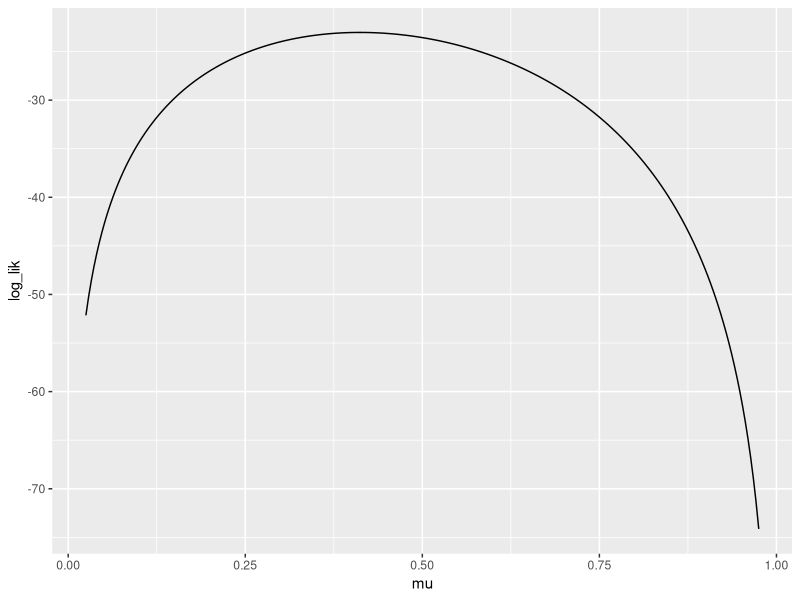
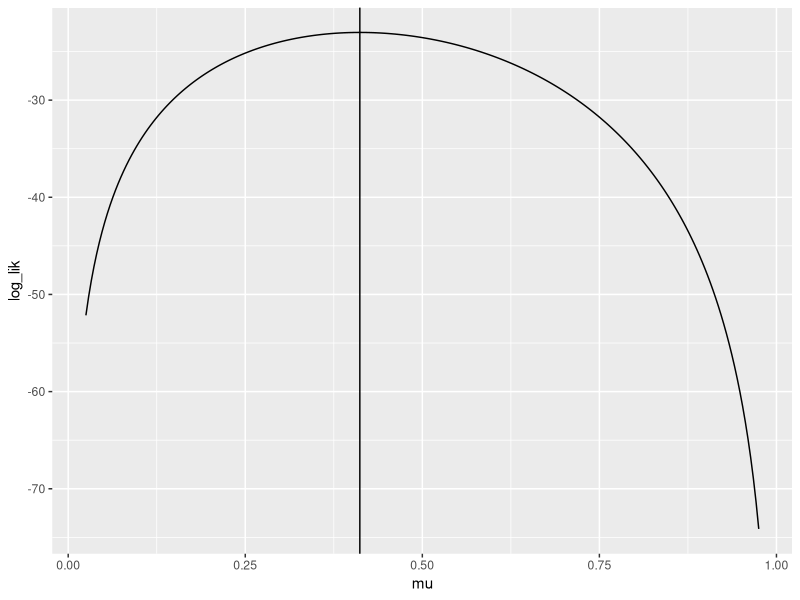
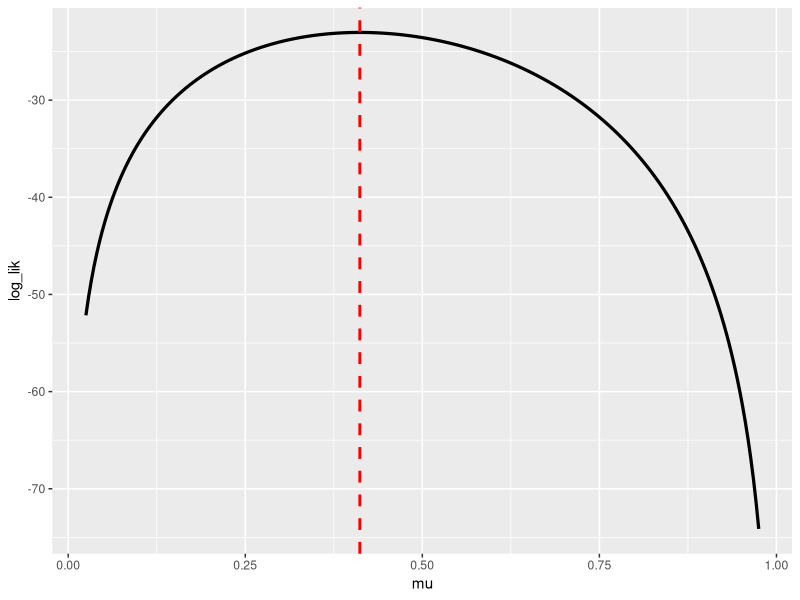
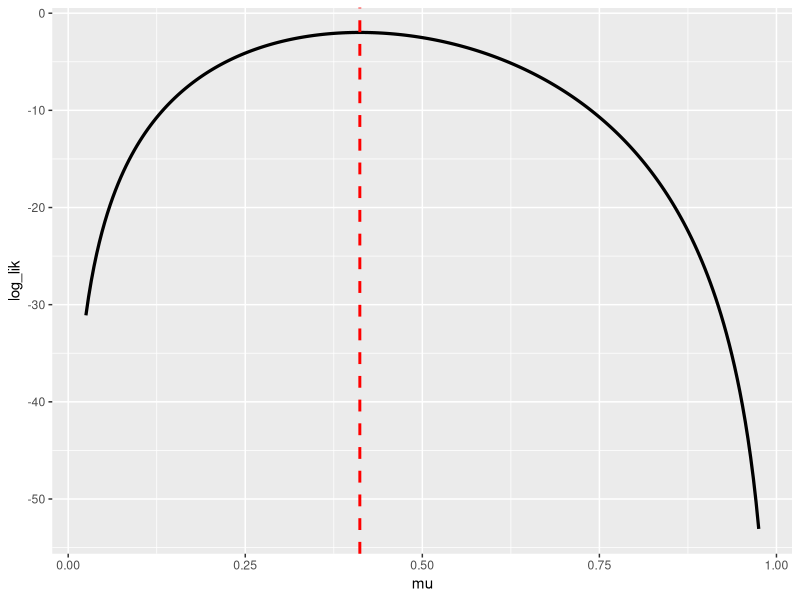
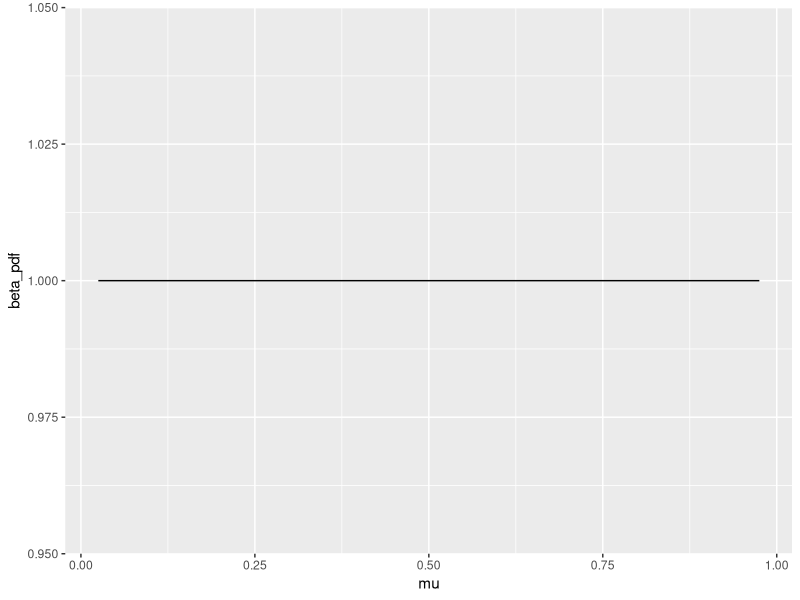
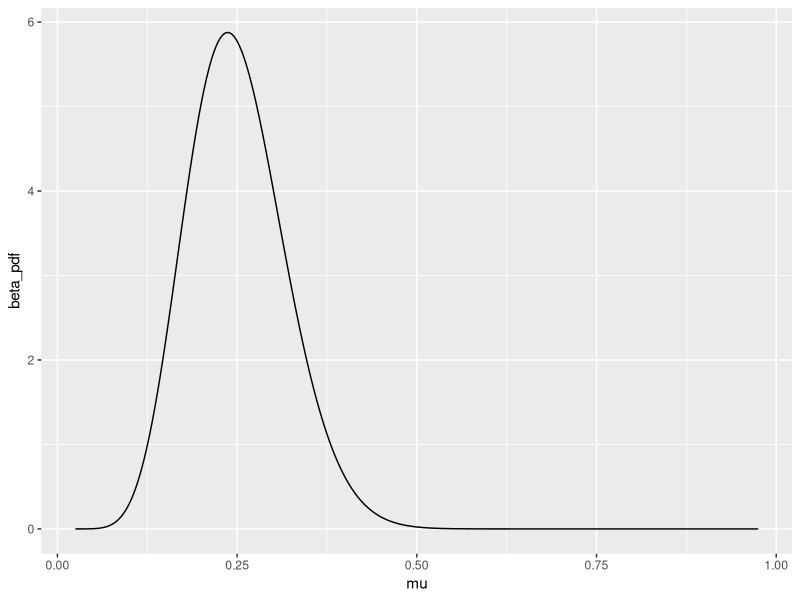
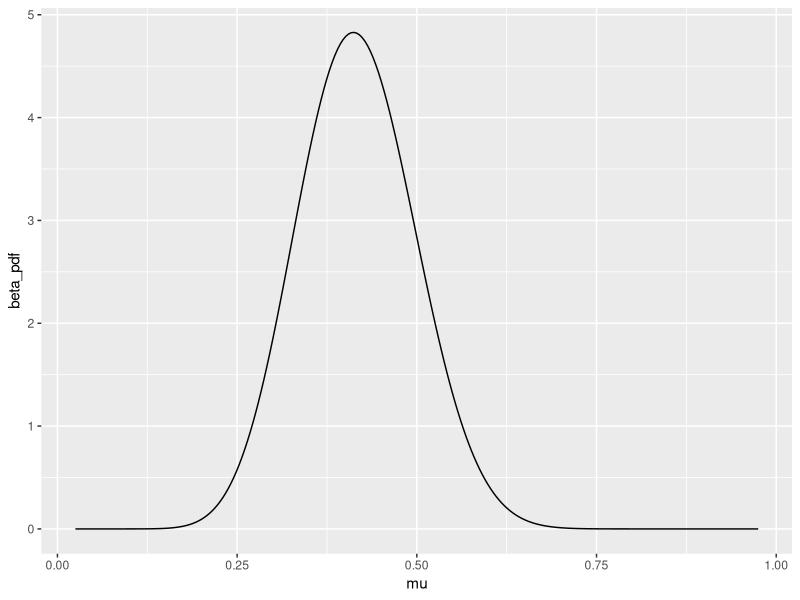
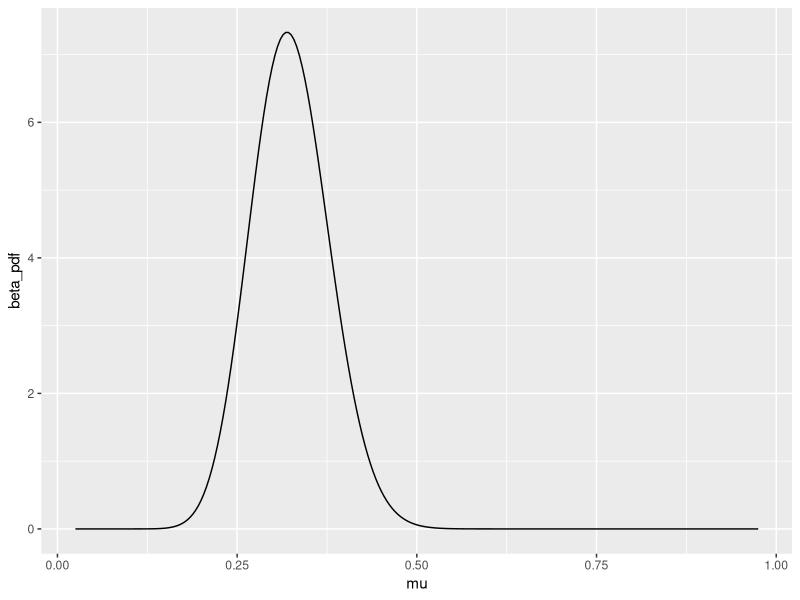

Reproduce these figures in R, in order.
## ---- chunk 1
knitr::opts_chunk$set(echo = TRUE)
## ---- chunk 2
library(tidyverse)
## ---- chunk 3
x <- c(0, 0, 0, 0,
       0, 1, 1, 0,
       1, 0, 0, 0,
       0, 1, 1, 0, 1,
       1, 0, 0, 1,
       0, 0, 1, 0,
       1, 1, 1, 0, 0,
       0, 0, 1, 1)
## ---- chunk 4
avg <- mean(x) 
## ---- chunk 5
avg
## ---- chunk 6
MLE <- mean(x)
MLE
## ---- chunk 7
log_bernoulli_pmf <- function(xobs, prob)
{
        result <- (log(prob) * xobs) + (log(1 - prob) * (1 - xobs))
        return(result)
}
## ---- chunk 8
log_bernoulli_pmf(x[1], prob = 0.25)
## ---- chunk 9
log_bernoulli_pmf(x[2], prob = 0.25)
## ---- chunk 10
log_bernoulli_pmf(x[3], prob = 0.25)
## ---- chunk 11
log_bernoulli_pmf(x[4], prob = 0.25)
## ---- chunk 12
log_bernoulli_pmf(x[5], prob = 0.25)
## ---- chunk 13
log_bernoulli_pmf(x[1:5], prob = 0.25)
## ---- chunk 14
sum(log_bernoulli_pmf(xobs = x, prob = 0.25))
## ---- chunk 15
mu_grid <- seq(from = 0.025, to = 0.975,length.out = 251)
## ---- chunk 16
for( n in 1:4 ){
  print( n )
}
## ---- chunk 17
example_vector <- rep( as.numeric(NA), 10 )

example_vector %>% class()
## ---- chunk 18
example_vector
## ---- chunk 19
seq_along(example_vector)
## ---- chunk 20
for( n in seq_along(example_vector) ){
  example_vector[n] <- n ^ 2
}
## ---- chunk 21
example_vector
## ---- chunk 22
(1:10)^2
## ---- chunk 23
log_lik_xa <- rep( as.numeric(NA), length(mu_grid))

for (n in seq_along(mu_grid)){
        
        log_lik_xa[n] <- (log(mu_grid[n]) * sum(x)) + (log(1 - mu_grid[n]) * sum(1-x))
}
## ---- chunk 24
xa_results <- tibble::tibble(
  mu = mu_grid,
  log_lik = log_lik_xa
)
## ---- chunk 25
xa_results %>% 
        ggplot(aes(x = mu,
                   y = log_lik)) +
        geom_line()
## ---- chunk 26
xa_results %>% 
        ggplot(aes(x = mu,
                   y = log_lik)) +
        geom_line() +
        geom_vline(xintercept = 0.4117647)
## ---- chunk 27
player_hits <- sum(x)
player_atbats <- length(x)
## ---- chunk 28
tibble::tibble(
  mu = mu_grid
) %>% 
  mutate(log_lik = log(mu^player_hits * (1-mu)^(player_atbats - player_hits))) %>%
        ggplot(aes(x = mu,
                   y = log_lik)) + 
        geom_line(size = 1.1) +
        geom_vline(xintercept = 0.4117647,
                   size = 1, linetype = 'dashed', color = 'red')
## ---- chunk 29
tibble::tibble(
  mu = mu_grid
              ) %>% 
  mutate(log_lik = dbinom(x = player_hits,
                          size = player_atbats,
                          prob = mu,
                          log = TRUE)) %>%
        ggplot(aes(x = mu,
                   y = log_lik)) + 
        geom_line(size = 1.1) +
        geom_vline(xintercept = 0.4117647,
                   size = 1, linetype = 'dashed', color = 'red')
## ---- chunk 30
a_uniform <- 1
b_uniform <- 1

a_inform <- 10
b_inform <- 30
## ---- chunk 31
number_of_trials_set1 <- a_uniform + b_uniform
number_of_trials_set1
number_of_trials_set2 <- a_inform + b_inform
number_of_trials_set2
## ---- chunk 32
expected_value_set1 <- a_uniform/(a_uniform+ b_uniform) 
expected_value_set1
expected_value_set2 <- a_inform/(a_inform + b_inform) 
expected_value_set2
## ---- chunk 33
tibble::tibble(
  mu = mu_grid
) %>% 
  mutate(beta_pdf = dbeta(x = mu,
                          shape1 = a_uniform,
                          shape2 = b_uniform)) %>%
        ggplot(aes(x = mu,
                   y = beta_pdf)) + 
        geom_line()
## ---- chunk 34
tibble::tibble(
  mu = mu_grid
) %>% 
  mutate(beta_pdf = dbeta(x = mu,
                          shape1 = a_inform,
                          shape2 = b_inform)) %>%
        ggplot(aes(x = mu,
                   y = beta_pdf)) + 
        geom_line()
## ---- chunk 35
a_new_uniform <- player_hits + a_uniform
a_new_uniform
b_new_uniform <- b_uniform + (player_atbats - player_hits)
b_new_uniform
## ---- chunk 36
a_new_inform <- player_hits + a_inform
a_new_inform
b_new_inform <- b_inform + (player_atbats - player_hits)
b_new_inform
## ---- chunk 37
posterior_outputs <- tibble::tibble(
  a = c(a_uniform, a_inform),
  b = c(b_uniform, b_inform),
  prior_type = c("uniform", "inform")
) %>% 
  mutate(m = player_hits,
         N = player_atbats) %>% 
  mutate(a_new = a + m,
         b_new = b + (N - m))

posterior_outputs %>% 
  mutate(post_mean = a_new /(a_new + b_new),
         post_mode = (a_new - 1) / (a_new + b_new - 2),
         post_q05 = qbeta(0.05, a_new, b_new),
         post_q95 = qbeta(0.95, a_new, b_new)) %>% 
  select(prior_type, starts_with('post_'))
## ---- chunk 38
mean_inform <- a_new_inform/(a_new_inform + b_new_inform)
paste0("the mean of the uniform prior = ", mean_inform)

mode_inform <- (a_new_inform - 1)/(a_new_inform + b_new_inform - 2)
paste0("the mode of the uniform prior = ", (mode_inform))

fifth_percentile_inform <- qbeta(0.05, 
                                  shape1 = a_new_inform, 
                                  shape2 = b_new_inform) 
paste0("the fifth percentile of the inform prior = ", (fifth_percentile_inform))

nintyfivethe_percentile_inform <- qbeta(0.95, 
                                         shape1 = a_new_inform, 
                                         shape2 = b_new_inform) 
paste0("the 95th percentile of the inform prior = ", (nintyfivethe_percentile_inform))


## ---- chunk 39
tibble::tibble(
  mu = mu_grid
) %>% 
  mutate(beta_pdf = dbeta(x = mu,
                          shape1 = a_new_uniform,
                          shape2 = b_new_uniform)) %>%
        ggplot(aes(x = mu,
               y = beta_pdf)) +
        geom_line()
## ---- chunk 40
tibble::tibble(
  mu = mu_grid
) %>% 
  mutate(beta_pdf = dbeta(x = mu,
                          shape1 = a_new_inform,
                          shape2 = b_new_inform)) %>%
        ggplot(aes(x = mu,
               y = beta_pdf)) +
        geom_line()
## ---- chunk 41
tibble::tibble(
  mu = mu_grid
) %>% 
  mutate(beta_pdf_inform = dbeta(x = mu,
                          shape1 = a_new_inform,
                          shape2 = b_new_inform),
         beta_pdf_uniform = dbeta(x = mu,
                          shape1 = a_new_uniform,
                          shape2 = b_new_uniform)) %>%
        ggplot(aes(x = mu)) +
        geom_line(aes(y = beta_pdf_uniform)) + 
        geom_line(aes(y = beta_pdf_inform), linetype = 'dashed')
## ---- chunk 42
season_hits <- 62

season_atbats <- 284
## ---- chunk 43
a_new_uniform_season <- season_hits + a_uniform
a_new_uniform_season
b_new_uniform_season <- b_uniform + (season_atbats - season_hits)
b_new_uniform_season
## ---- chunk 44
a_new_inform_season <- season_hits + a_inform
a_new_inform_season
b_new_inform_season <- b_inform + (season_atbats - season_hits)
b_new_inform_season
## ---- chunk 45
season_output <- tibble::tibble(prior = c("uniform", "inform"),
                                a_new = c(a_new_uniform_season, a_new_inform_season),
                                b_new = c(b_new_uniform_season, b_new_inform_season))
print(season_output)
## ---- chunk 46
season_output %>% 
  mutate(post_mean = a_new /(a_new + b_new),
         post_mode = (a_new - 1) / (a_new + b_new - 2),
         post_q05 = qbeta(0.05, a_new, b_new),
         post_q95 = qbeta(0.95, a_new, b_new)) 
## ---- chunk 47
tibble::tibble(
  mu = mu_grid
) %>% 
  mutate(beta_pdf = dbeta(x = mu,
                          shape1 = a_new_uniform_season,
                          shape2 = b_new_uniform_season)) %>%
        ggplot(aes(x = mu,
               y = beta_pdf)) +
        geom_line()
## ---- chunk 48
tibble::tibble(
  mu = mu_grid
) %>% 
  mutate(beta_pdf = dbeta(x = mu,
                          shape1 = a_new_inform_season,
                          shape2 = b_new_inform_season)) %>%
        ggplot(aes(x = mu,
               y = beta_pdf)) +
        geom_line()
## ---- chunk 49
tibble::tibble(
  mu = mu_grid
) %>% 
  mutate(beta_pdf_inform_season = dbeta(x = mu,
                          shape1 = a_new_inform_season,
                          shape2 = b_new_inform_season),
         beta_pdf_uniform_season = dbeta(x = mu,
                          shape1 = a_new_uniform_season,
                          shape2 = b_new_uniform_season)) %>%
        ggplot(aes(x = mu)) +
        geom_line(aes(y = beta_pdf_uniform_season)) + 
        geom_line(aes(y = beta_pdf_inform_season), linetype = 'dashed')
